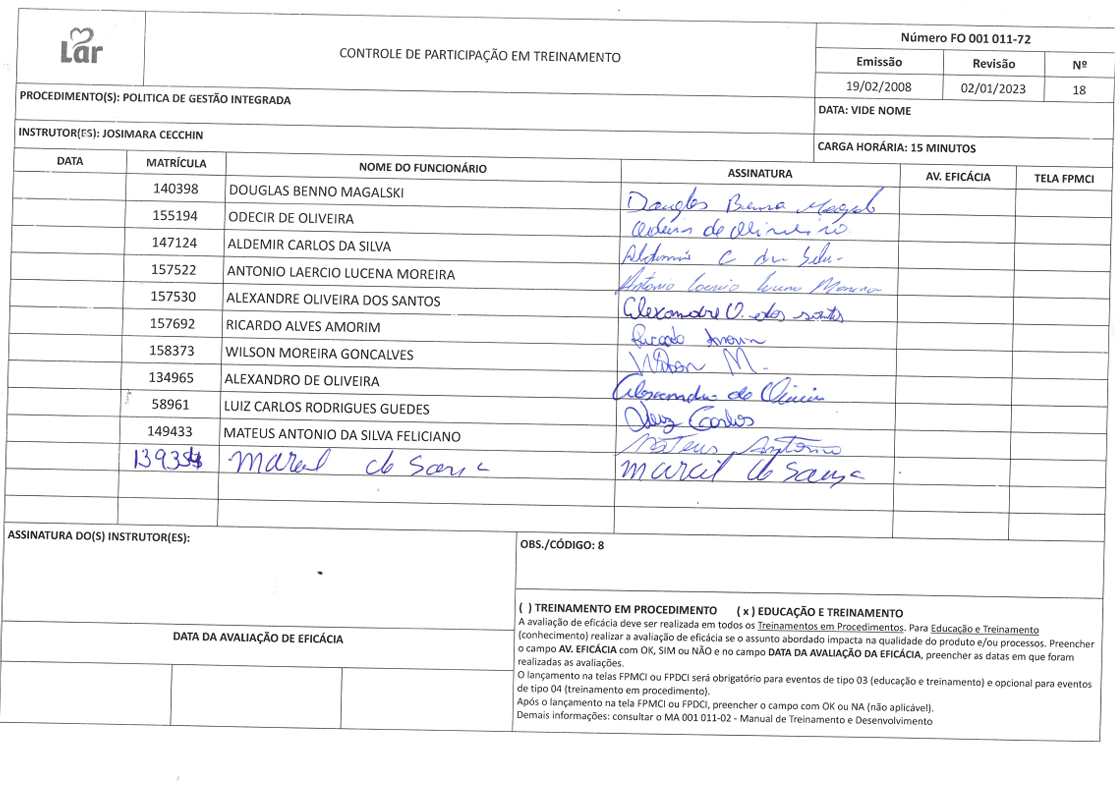
#> input picture scanner/imagem_teste.png, 1115 x 793 px
$ python ler_documento_completo.py imagem_teste.png 'teste neg.png'
#> lines starting #> are read from the running program, lines starting #| are printed output that depends on the picture
#> in extrair_todas_matriculas_com_retry, img is the input picture: shape (793, 1115, 3); mean B, G, R 243.7, 242.7, 242.7
"""
Estratégia: ler TODO o documento com OCR (página inteira) e extrair TODAS as matrículas.
Usa Tesseract com bbox; filtra por posição (coluna MATRÍCULA) e padrão (5–7 dígitos).
Objetivo: fazer funcionar e mostrar todas as matrículas.
"""

import os
import re
from typing import List, Dict, Optional, Tuple, Union
import cv2
import numpy as np
import pandas as pd

_SCRIPT_DIR = os.path.dirname(os.path.abspath(__file__))
if os.getcwd() != _SCRIPT_DIR:
    os.chdir(_SCRIPT_DIR)

from preprocessamento_scan import normalizar_para_scan, A4_200_DPI


def _digitos(s: str) -> str:
    return "".join(c for c in (s or "") if c.isdigit())


# Confusões comuns em OCR de manuscrito: letra → dígito
_NORM_MANUSCRITO = str.maketrans({
    "O": "0", "o": "0", "Q": "0", "D": "0",
    "l": "1", "I": "1", "i": "1", "L": "1", "|": "1",
    "Z": "2", "z": "2", "S": "5", "s": "5",
    "B": "8", "G": "6", "g": "6",
})


# [49 lines left out: functions _normalizar_texto_manuscrito, _eh_matricula_valida, _preprocessar_para_manuscrito, not called in this run]


def _ocr_pagina_inteira_tesseract(
    imagem: np.ndarray,
    config: str = "--oem 1 --psm 6",
) -> List[Tuple[float, float, str, float]]:
    """
    Tesseract image_to_data na página inteira. Retorna (center_x, center_y, texto, conf/100).
    """
    try:
        import pytesseract
    except ImportError:
        return []
    if len(imagem.shape) == 3:
        gray = cv2.cvtColor(imagem, cv2.COLOR_BGR2GRAY)
    else:
        gray = imagem
    try:
        d = pytesseract.image_to_data(
            gray, lang="por", config=config, output_type=pytesseract.Output.DICT
        )
    except Exception:
        try:
            d = pytesseract.image_to_data(
                gray, config=config, output_type=pytesseract.Output.DICT
            )
        except Exception:
            return []
    n = len(d.get("text", []))
    if n == 0:
        return []
    out = []
    for i in range(n):
        txt = (d.get("text") or [""])[i]
        if not txt or not txt.strip():
            continue
        left = int((d.get("left") or [0])[i])
        top = int((d.get("top") or [0])[i])
        ww = int((d.get("width") or [0])[i])
        hh = int((d.get("height") or [0])[i])
        conf = int((d.get("conf") or [0])[i])
        if conf <= 0:
            continue
        cx = left + ww / 2
        cy = top + hh / 2
        out.append((cx, cy, txt.strip(), conf / 100.0))
    return out


def extrair_todas_matriculas(
    caminho_ou_imagem: Union[str, np.ndarray],
    faixa_x: Tuple[float, float] = (0.095, 0.21),
    min_digitos: int = 4,
    max_digitos: int = 7,
    normalizar_imagem: bool = True,
    ignorar_cabecalho: bool = True,
    altura_cabecalho_px: int = 80,
    matriculas_manuscritas: bool = False,
) -> pd.DataFrame:
    """
    Lê o documento inteiro com OCR e extrai todas as matrículas.
    - Se matriculas_manuscritas=True: pré-processa imagem (CLAHE, morfologia) e aceita 3–8 dígitos
      com normalização O→0, l→1, S→5, etc., para matrículas escritas à mão.
    - Filtra detecções: centro x na faixa (coluna MATRÍCULA); ordena por y e remove duplicatas.
    """
#> called with faixa_x = (0.095, 0.21), min_digitos = 4, max_digitos = 7, normalizar_imagem = False, ignorar_cabecalho = True, altura_cabecalho_px = 80, matriculas_manuscritas = False
    if isinstance(caminho_ou_imagem, np.ndarray):
        img = caminho_ou_imagem.copy()
    else:
        if not os.path.exists(caminho_ou_imagem):
            return pd.DataFrame()
        img = cv2.imread(caminho_ou_imagem)
    if img is None or img.size == 0:
        return pd.DataFrame()
    if normalizar_imagem:
        img = normalizar_para_scan(img, tamanho_a4=A4_200_DPI, aplicar_binarizacao=False)
    if matriculas_manuscritas:
        img = _preprocessar_para_manuscrito(img)
    h, w = img.shape[:2]
#> h = 793; w = 1115
    x_min = int(w * faixa_x[0])
#> x_min = 105
    x_max = int(w * faixa_x[1])
#> x_max = 234
    # Lê somente a coluna de matrícula. Além de ser mais rápido, evita que textos
    # das demais colunas confundam o OCR. O eixo Y continua igual ao da folha.
    coluna_matricula = img[:, x_min:x_max]
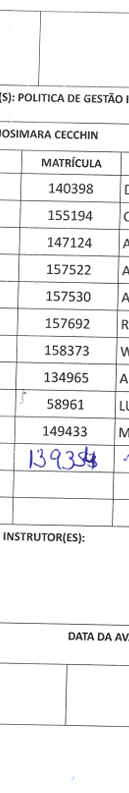
#> coluna_matricula: shape (793, 129, 3); mean B, G, R 242.5, 242.1, 242.1
    # As fotos enviadas costumam ter apenas 130–170 px nessa coluna. Ampliar
    # antes do OCR preserva os traços dos dígitos e melhora muito a leitura.
    escala_ocr = 3.0
    coluna_ampliada = cv2.resize(
        coluna_matricula,
        None,
        fx=escala_ocr,
        fy=escala_ocr,
        interpolation=cv2.INTER_CUBIC,
    )
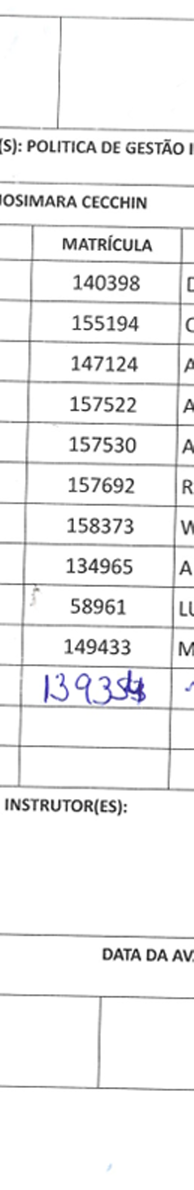
#> coluna_ampliada: shape (2379, 387, 3) (shown at 1/2 size); mean B, G, R 242.1, 241.7, 241.7
    deteccoes_coluna = _ocr_pagina_inteira_tesseract(
        coluna_ampliada,
        config=(
            "--oem 1 --psm 4 -c tessedit_char_whitelist=0123456789 "
            "-c user_defined_dpi=300"
        ),
    )
    deteccoes = [
        (cx / escala_ocr + x_min, cy / escala_ocr, texto, conf)
        for cx, cy, texto, conf in deteccoes_coluna
    ]
    if not deteccoes:
        return pd.DataFrame()
    mn, mx = (3, 8) if matriculas_manuscritas else (min_digitos, max_digitos)
    candidatos = []
    for cx, cy, texto, conf in deteccoes:
        if not (x_min <= cx <= x_max):
            continue
        mat = _eh_matricula_valida(texto, min_len=mn, max_len=mx, manuscrito=matriculas_manuscritas)
        if mat is None:
            continue
        candidatos.append({"y": cy, "x": cx, "matricula": mat, "confianca": conf})
    if not candidatos:
        return pd.DataFrame()
    # Ordenar por y (linha); agrupar só detecções na MESMA linha (tol_y pequeno para não juntar linhas distintas)
    candidatos.sort(key=lambda r: r["y"])
    linhas_agrupadas = []
    # Linhas da tabela costumam ter 50–80 px de distância; tol_y menor que metade para não fundir duas linhas
    tol_y = min(32, max(12, h // 65))
    i = 0
    while i < len(candidatos):
        r = candidatos[i]
        grupo = [r]
        j = i + 1
        while j < len(candidatos) and abs(candidatos[j]["y"] - r["y"]) <= tol_y:
            grupo.append(candidatos[j])
            j += 1
        # Na mesma linha: ficar com a de maior confiança (evita duplicata do mesmo número)
        melhor = max(grupo, key=lambda x: (x["confianca"], -abs(len(x["matricula"]) - 5)))
        linhas_agrupadas.append(melhor)
        i = j
    # Ignorar primeira linha se for cabeçalho (y no topo; limite relativo à altura)
    limite_cabecalho = min(altura_cabecalho_px, max(40, h // 10))
    if ignorar_cabecalho and linhas_agrupadas and linhas_agrupadas[0]["y"] < limite_cabecalho:
        linhas_agrupadas = linhas_agrupadas[1:]
    rows = []
    for idx, r in enumerate(linhas_agrupadas, 1):
        rows.append({
            "linha": idx,
            "matricula": r["matricula"],
            "confianca": round(r["confianca"], 4),
            "x_centro": int(r["x"]),
            "y_centro": int(r["y"]),
        })
    return pd.DataFrame(rows)


# [38 lines left out: function _merge_resultados_por_y_relativo, not called in this run]


def extrair_todas_matriculas_com_retry(
    caminho_ou_imagem: Union[str, np.ndarray],
    faixa_x: Tuple[float, float] = (0.095, 0.21),
    min_digitos: int = 4,
    max_digitos: int = 7,
    unir_normalizado_e_cru: bool = True,
    retornar_imagem_usada: bool = False,
    matriculas_manuscritas: bool = False,
) -> Union[pd.DataFrame, Tuple[pd.DataFrame, np.ndarray]]:
    """
    Extrai matrículas rodando COM e SEM normalização; fica com o resultado que tiver
    mais linhas (e sem duplicar matrícula). Se retornar_imagem_usada=True, retorna (df, img)
    para poder recortar células de assinatura na mesma imagem.
    """
    if isinstance(caminho_ou_imagem, np.ndarray):
        img = caminho_ou_imagem.copy()
        path = None
    else:
        if not os.path.exists(caminho_ou_imagem):
            return (pd.DataFrame(), np.array([])) if retornar_imagem_usada else pd.DataFrame()
        img = cv2.imread(caminho_ou_imagem)
        path = caminho_ou_imagem
    if img is None or img.size == 0:
        return (pd.DataFrame(), np.array([])) if retornar_imagem_usada else pd.DataFrame()
    # Tentativa rápida na imagem original. Mantém as proporções reais da tabela
    # e evita que um recorte parcial seja deformado para o formato A4.
    df_cru = extrair_todas_matriculas(
        img,
        faixa_x=faixa_x,
        min_digitos=min_digitos,
        max_digitos=max_digitos,
        normalizar_imagem=False,
        matriculas_manuscritas=matriculas_manuscritas,
    )
    if not df_cru.empty or not unir_normalizado_e_cru:
        if retornar_imagem_usada:
            return df_cru, img
        return df_cru

    # Fallback: somente se a imagem original não produzir nenhuma matrícula,
    # corrige perspectiva e tenta mais uma vez.
    img_norm = normalizar_para_scan(
        img, tamanho_a4=None, target_width=1800, aplicar_binarizacao=False
    )
    df_norm = extrair_todas_matriculas(
        img_norm,
        faixa_x=faixa_x,
        min_digitos=min_digitos,
        max_digitos=max_digitos,
        normalizar_imagem=False,
        matriculas_manuscritas=matriculas_manuscritas,
    )
    if retornar_imagem_usada:
        return df_norm, img_norm
    return df_norm


# [170 lines left out: functions extrair_matriculas_lote, extrair_matriculas_e_assinaturas, extrair_matriculas_e_assinaturas_varias_folhas, not called in this run]


def main():
    import sys
    script_dir = os.path.dirname(os.path.abspath(__file__))
    padrao_img = os.path.join(script_dir, "img_teste.png")
    img = sys.argv[1] if len(sys.argv) > 1 else padrao_img
    saida = sys.argv[2] if len(sys.argv) > 2 else "matriculas_completo.xlsx"
    if not os.path.exists(img):
        print("Uso: python ler_documento_completo.py  [caminho_imagem] [saida.xlsx]")
        print("Padrão: img_teste.png na pasta scanner. Não encontrado:", img)
        return
    print("Lendo documento completo (OCR na página inteira)...")
    df = extrair_todas_matriculas_com_retry(img, unir_normalizado_e_cru=True)
    if df.empty:
        print("Nenhuma matrícula encontrada.")
        return
    df.to_excel(saida, index=False)
    print(f"\nTotal: {len(df)} matrículas")
    print(df.to_string(index=False))
    print(f"\nSalvo em: {saida}")


if __name__ == "__main__":
    main()
#> (the call stopped at in _ocr_pagina_inteira_tesseract, `d = pytesseract.image_to_data( gray, lang="por", config=config, output..`: pytesseract is not available in this run)

$ run again, on scanner/minhas_folhas/01.png
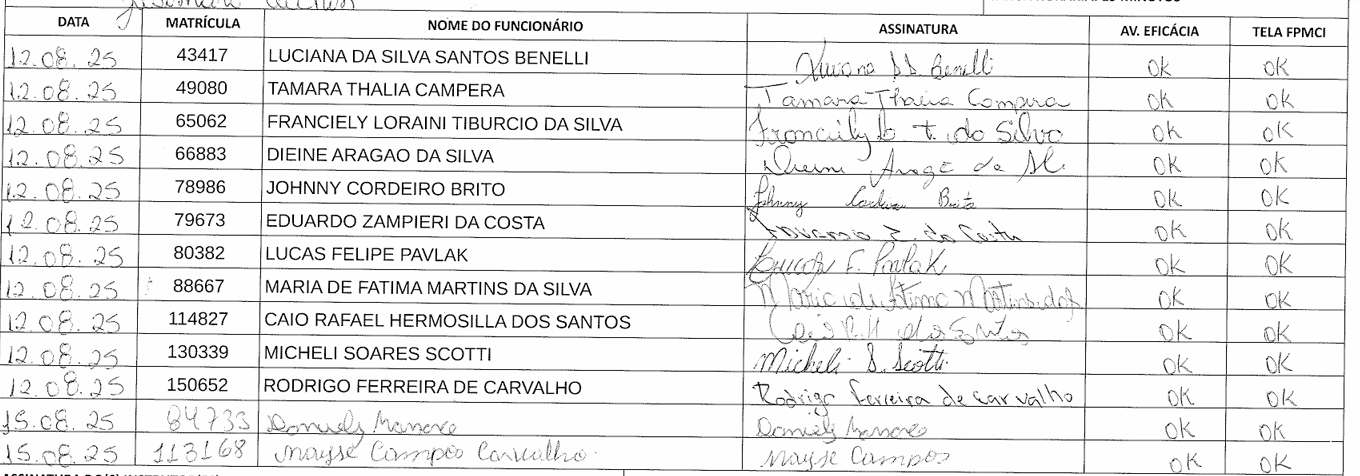
#> input picture scanner/minhas_folhas/01.png, 1360 x 476 px
#> in extrair_todas_matriculas_com_retry, img is the input picture: shape (476, 1360, 3); min 0, max 255, mean 236.4
#> in extrair_todas_matriculas, `coluna_matricula = img[:, x_min:x_max]`:
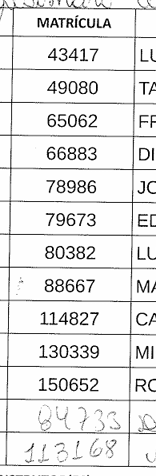
#> coluna_matricula: shape (476, 156, 3); min 0, max 255, mean 231.7
#> in extrair_todas_matriculas, `coluna_ampliada = cv2.resize( coluna_matricula, None, fx=escala_ocr, f..`:
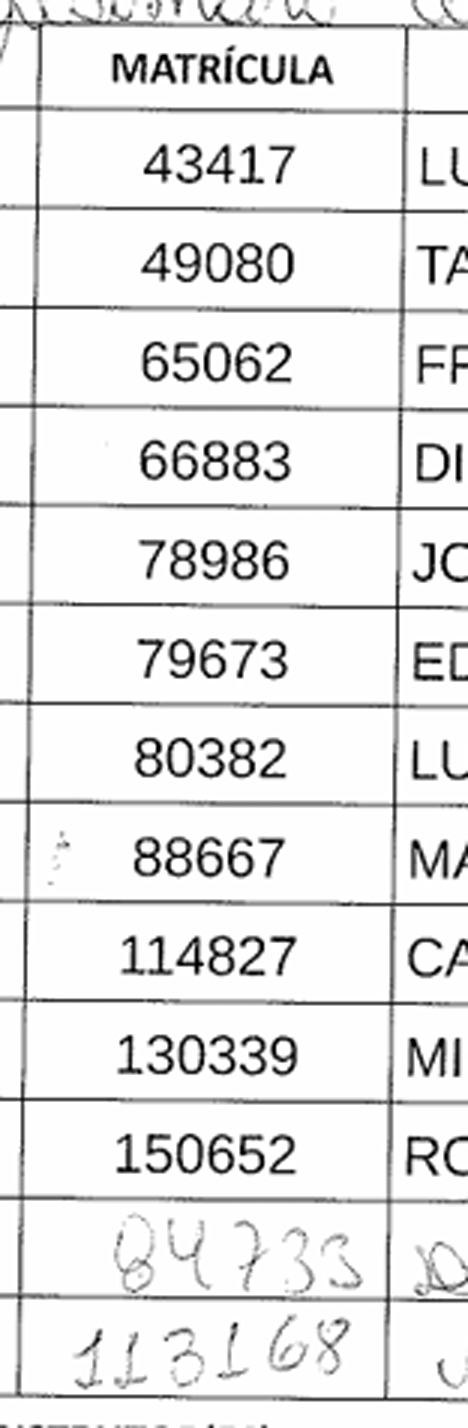
#> coluna_ampliada: shape (1428, 468, 3); min 0, max 255, mean 230.9

$ run again, on scanner/minhas_folhas/02.png
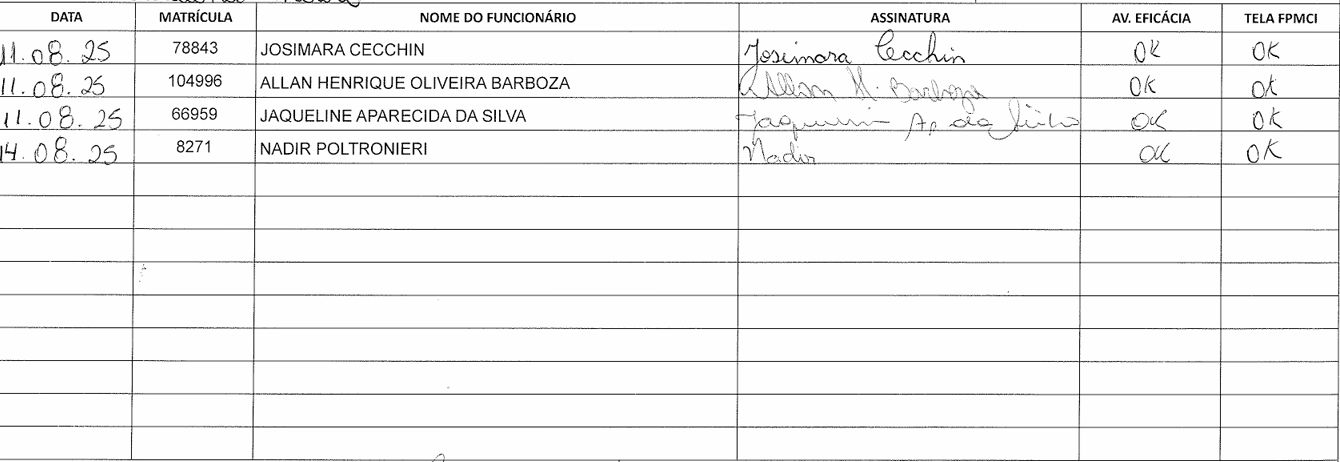
#> input picture scanner/minhas_folhas/02.png, 1340 x 462 px
#> in extrair_todas_matriculas_com_retry, img is the input picture: shape (462, 1340, 3); min 0, max 255, mean 242.7
#> in extrair_todas_matriculas, `coluna_matricula = img[:, x_min:x_max]`:
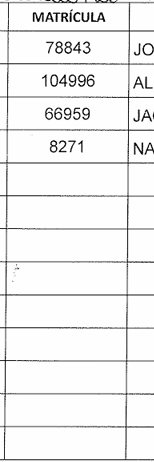
#> coluna_matricula: shape (462, 154, 3); min 0, max 255, mean 240.1
#> in extrair_todas_matriculas, `coluna_ampliada = cv2.resize( coluna_matricula, None, fx=escala_ocr, f..`:
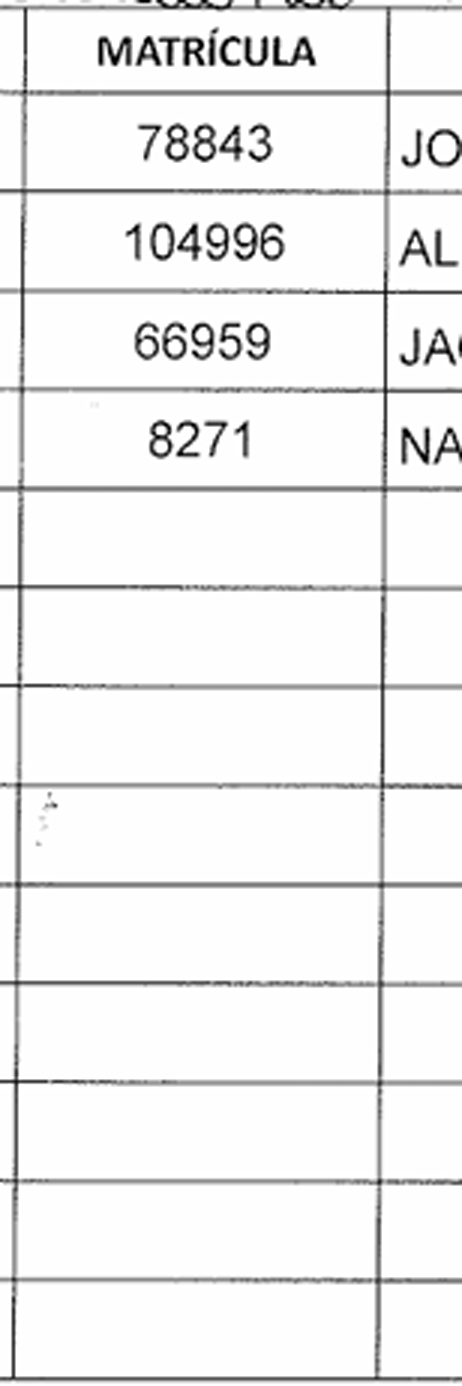
#> coluna_ampliada: shape (1386, 462, 3); min 0, max 255, mean 239.5
